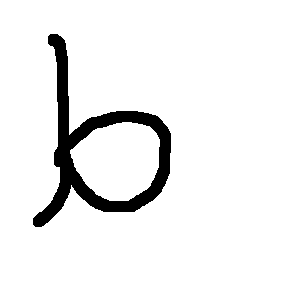
#> input picture HAFTA8/b.png, 300 x 300 px; its folder holds only this picture in this run
$ python opening-closing.py
#> lines starting #> are read from the running program, lines starting #| are printed output that depends on the picture; after the words box and inside, x2 and y2 are one past the last pixel; in counts of white or black regions, pixels touching at a corner belong together
import os
import numpy as np
import matplotlib.pyplot as plt


def get_jpeg():
    print(os.getcwd())
    print(os.listdir())

    path = os.getcwd()

    jpg_image = [ f for f in os.listdir(path) if f.endswith('.png')]

    return jpg_image

def convert_RGB_to_monochrome_BW(img_1, threshold=0.5):
    img_2 = np.zeros((img_1.shape[0], img_1.shape[1]))
    for i in range(img_2.shape[1]):
        for j in range(img_2.shape[1]):
            if(img_1[i,j,0]/3+img_1[i,j,1]/3+img_1[i,j,1]/3)>threshold:
                img_2[i,j] = 1
            else:
                img_2[i,j] = 0
    return img_2

def define_mask_1():
    mask_1 = [[1,1,1], [1,1,1], [1,1,1]]

    return mask_1

def define_mask_2():
    mask_1 = [[0,0,0], [0,0,0], [0,0,0]]


    return mask_1

def my_dilation(img_1, mask, morphologyOperation='dilation'):
    m = img_1.shape[0]
    n = img_1.shape[1]
    img_2=np.zeros((m,n), dtype='uint8')
    for i in range(1, m-1):
        for j in range(1, n-1):

            x_1 = img_1[i,j] == mask[1][1]

            x_2 = img_1[i-1,j-1] == mask[0][0]
            x_3 = img_1[i-1,j] == mask[0][1]
            x_4 = img_1[i-1,j+1] == mask[0][2]

            x_5 = img_1[i+1,j-1] == mask[2][0]
            x_6 = img_1[i+1,j] == mask[2][1]
            x_7 = img_1[i+1,j+1] == mask[2][2]

            x_8 = img_1[i,j-1] == mask[1][0]
            x_9 = img_1[i,j+1] == mask[1][2]


            if(morphologyOperation=='dilation'):
                result_1 = x_1.any() or x_2.any() or x_3.any() or x_4.any() or x_5.any()
                result_2 = x_6.any() or x_7.any() or x_8.any() or x_9.any()

                result = result_1 or result_2

            elif(morphologyOperation=='erosion'):
                result_1 = x_1.any() and x_2.any() and x_3.any() and x_4.any() and x_5.any()
                result_2 = x_6.any() and x_7.any() and x_8.any() and x_9.any()

                result = result_1 and result_2

            img_2[i,j] = result

    return img_2

def m_f_0_and(l1,l2):
    s = []
    for i in range(len(l1)):
        s.append(l1[i] and l2[i])
    return s


def m_f_1_AND_or_OR(l1, operator=0):
    if operator:
        if 1 in l1:
            s1 = 1
        else:
            s1=0
    else:
        if 0 in l1:
            s1 = 0
        else:
            s1=1

    return s1

def m_f_2_combine(l1,l2, op=0):
    a = m_f_0_and(l1,l2)
    return m_f_1_AND_or_OR(a,op)


img_1 = plt.imread(get_jpeg()[0])
#> img_1 is the input picture: shape (300, 300, 3) float32; values 0 (black) and 1 (white), 93.6% white; 1 black region, box (x1, y1, x2, y2) and area: (33, 34, 171, 227) 5751
plt.subplot(1,3,1)
plt.imshow(img_1)

img_2 = my_dilation(img_1, define_mask_1(), 'erosion')         # opening operation
#> after the loop in my_dilation, `for i in range(1, m-1):`: img_2: shape (300, 300); values 0 (black) and 1 (white), 91% white; 2 black regions, box (x1, y1, x2, y2) and area: (32, 33, 172, 228) 6882, (0, 0, 300, 300) 1196
img_3 = my_dilation(img_2, define_mask_1(), 'erosion')
#> after the loop in my_dilation (call 2), `for i in range(1, m-1):`: img_2: shape (300, 300); values 0 (black) and 1 (white), 88.5% white; 2 black regions, box (x1, y1, x2, y2) and area: (31, 32, 173, 229) 8004, (0, 0, 300, 300) 2384
img_4 = my_dilation(img_3, define_mask_1(), 'erosion')
#> after the loop in my_dilation (call 3), `for i in range(1, m-1):`: img_2: shape (300, 300); values 0 (black) and 1 (white), 85.9% white; 2 black regions, box (x1, y1, x2, y2) and area: (30, 31, 174, 230) 9116, (0, 0, 300, 300) 3564

img_5 = my_dilation(img_4, define_mask_1(), 'dilation')
#> after the loop in my_dilation (call 4), `for i in range(1, m-1):`: img_2: shape (300, 300); values 0 (black) and 1 (white), 88.4% white; 2 black regions, box (x1, y1, x2, y2) and area: (31, 32, 173, 229) 8012, (0, 0, 300, 300) 2384
img_6 = my_dilation(img_5, define_mask_1(), 'dilation')
#> after the loop in my_dilation (call 5), `for i in range(1, m-1):`: img_2: shape (300, 300); values 0 (black) and 1 (white), 91% white; 2 black regions, box (x1, y1, x2, y2) and area: (32, 33, 172, 228) 6908, (0, 0, 300, 300) 1196
img_7 = my_dilation(img_6, define_mask_1(), 'dilation')
#> after the loop in my_dilation (call 6), `for i in range(1, m-1):`:
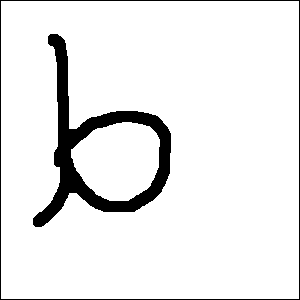
#> img_2: shape (300, 300); values 0 (black) and 1 (white), 92.2% white; 2 black regions, box (x1, y1, x2, y2) and area: (33, 34, 171, 227) 5804, (0, 0, 300, 300) 1196


plt.subplot(1,3,2)
plt.imshow(img_7, cmap='gray')

img_21 = my_dilation(img_1, define_mask_1(), 'dilation')         # closing operation
#> after the loop in my_dilation (call 7), `for i in range(1, m-1):`:
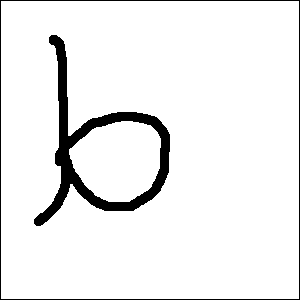
#> img_2: shape (300, 300); values 0 (black) and 1 (white), 93.5% white; 2 black regions, box (x1, y1, x2, y2) and area: (34, 35, 170, 226) 4617, (0, 0, 300, 300) 1196
img_31 = my_dilation(img_21, define_mask_1(), 'dilation')
#> after the loop in my_dilation (call 8), `for i in range(1, m-1):`:
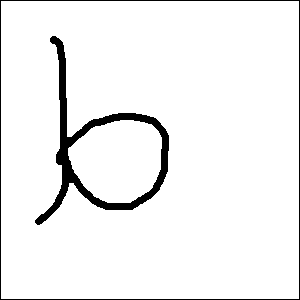
#> img_2: shape (300, 300); values 0 (black) and 1 (white), 94.8% white; 2 black regions, box (x1, y1, x2, y2) and area: (35, 36, 169, 225) 3483, (0, 0, 300, 300) 1196
img_41 = my_dilation(img_31, define_mask_1(), 'dilation')
#> after the loop in my_dilation (call 9), `for i in range(1, m-1):`:
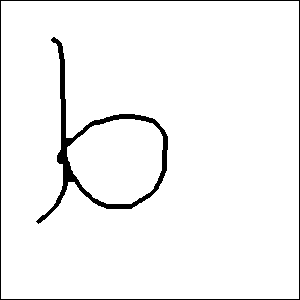
#> img_2: shape (300, 300); values 0 (black) and 1 (white), 96.1% white; 2 black regions, box (x1, y1, x2, y2) and area: (36, 37, 168, 224) 2349, (0, 0, 300, 300) 1196

img_51 = my_dilation(img_41, define_mask_1(), 'erosion')
#> after the loop in my_dilation (call 10), `for i in range(1, m-1):`:
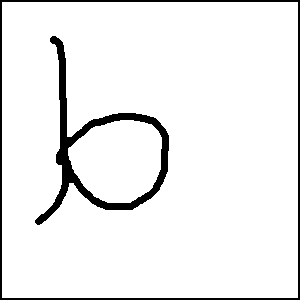
#> img_2: shape (300, 300); values 0 (black) and 1 (white), 93.5% white; 2 black regions, box (x1, y1, x2, y2) and area: (35, 36, 169, 225) 3483, (0, 0, 300, 300) 2384
img_61 = my_dilation(img_51, define_mask_1(), 'erosion')
#> after the loop in my_dilation (call 11), `for i in range(1, m-1):`:
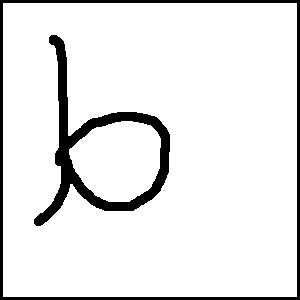
#> img_2: shape (300, 300); values 0 (black) and 1 (white), 90.9% white; 2 black regions, box (x1, y1, x2, y2) and area: (34, 35, 170, 226) 4617, (0, 0, 300, 300) 3564
img_71 = my_dilation(img_61, define_mask_1(), 'erosion')
#> after the loop in my_dilation (call 12), `for i in range(1, m-1):`:
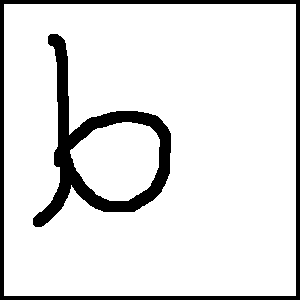
#> img_2: shape (300, 300); values 0 (black) and 1 (white), 88.3% white; 2 black regions, box (x1, y1, x2, y2) and area: (33, 34, 171, 227) 5751, (0, 0, 300, 300) 4736

plt.subplot(1,3,3)
plt.imshow(img_71, cmap='gray')

plt.show()

$ run again, on HAFTA8/result-edge.png
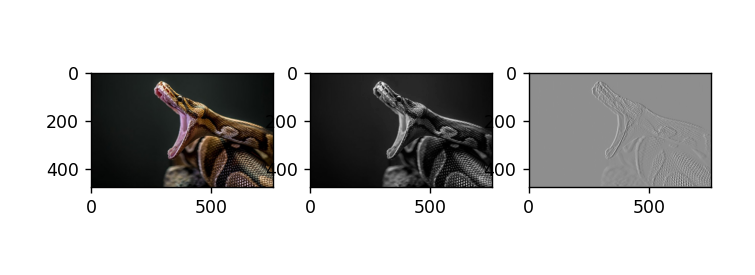
#> input picture HAFTA8/result-edge.png, 755 x 275 px
#> img_1 is the input picture: shape (275, 755, 3) float32; mean R, G, B 0.773, 0.771, 0.769
#> after the loop in my_dilation, `for i in range(1, m-1):`:
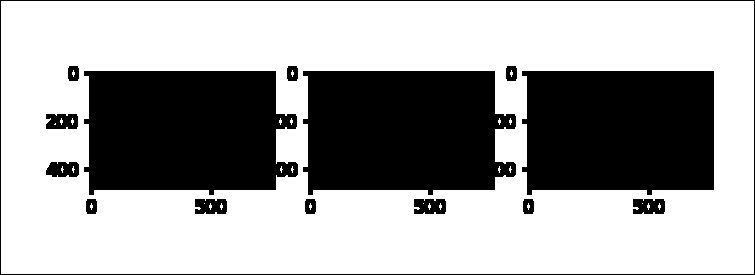
#> img_2: shape (275, 755); values 0 (black) and 1 (white), 64.7% white; 15 black regions, largest, box (x1, y1, x2, y2) and area: (84, 71, 298, 195) 22943, (303, 71, 516, 195) 22932, (522, 71, 714, 195) 22378
#> after the loop in my_dilation (call 12), `for i in range(1, m-1):`:
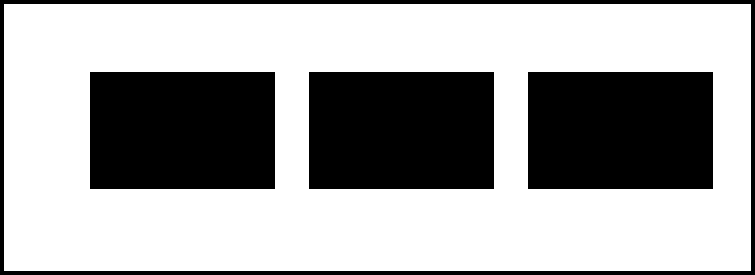
#> img_2: shape (275, 755); values 0 (black) and 1 (white), 64.8% white; 4 black regions, box (x1, y1, x2, y2) and area: (90, 72, 275, 189) 21645, (309, 72, 494, 189) 21645, (528, 72, 713, 189) 21645, (0, 0, 755, 275) 8176
